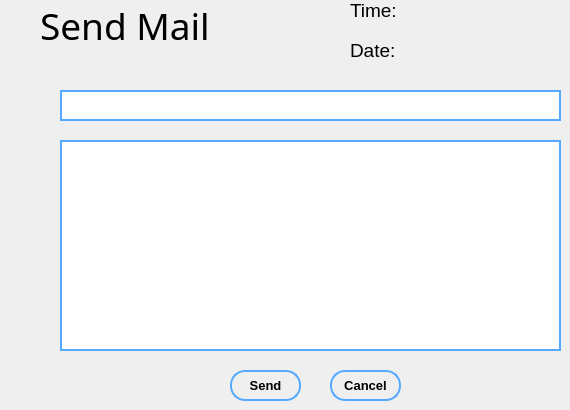
      <widget class="QWidget" name="mail">
       <attribute name="title">
        <string>mail</string>
       </attribute>
       <widget class="QLabel" name="label_34">
        <property name="geometry">
         <rect>
          <x>350</x>
          <y>0</y>
          <width>47</width>
          <height>21</height>
         </rect>
        </property>
        <property name="font">
         <font>
          <pointsize>14</pointsize>
         </font>
        </property>
        <property name="text">
         <string>Time:</string>
        </property>
       </widget>
       <widget class="QLabel" name="label_35">
        <property name="geometry">
         <rect>
          <x>350</x>
          <y>40</y>
          <width>47</width>
          <height>21</height>
         </rect>
        </property>
        <property name="font">
         <font>
          <pointsize>14</pointsize>
         </font>
        </property>
        <property name="text">
         <string>Date:</string>
        </property>
       </widget>
       <widget class="QLabel" name="label_36">
        <property name="geometry">
         <rect>
          <x>40</x>
          <y>-10</y>
          <width>281</width>
          <height>71</height>
         </rect>
        </property>
        <property name="font">
         <font>
          <family>Arial Rounded MT Bold</family>
          <pointsize>28</pointsize>
         </font>
        </property>
        <property name="text">
         <string>Send Mail</string>
        </property>
       </widget>
       <widget class="QLineEdit" name="subjectLineEdit">
        <property name="enabled">
         <bool>true</bool>
        </property>
        <property name="geometry">
         <rect>
          <x>60</x>
          <y>90</y>
          <width>501</width>
          <height>31</height>
         </rect>
        </property>
        <property name="font">
         <font>
          <pointsize>11</pointsize>
         </font>
        </property>
        <property name="styleSheet">
         <string notr="true">#subjectLineEdit
{
		border:2px solid rgb(85, 170, 255);
}</string>
        </property>
       </widget>
       <widget class="QPlainTextEdit" name="plainTextEdit">
        <property name="geometry">
         <rect>
          <x>60</x>
          <y>140</y>
          <width>501</width>
          <height>211</height>
         </rect>
        </property>
        <property name="styleSheet">
         <string notr="true">border:2px solid rgb(85, 170, 255);</string>
        </property>
       </widget>
       <widget class="QPushButton" name="cancelButton_4">
        <property name="geometry">
         <rect>
          <x>330</x>
          <y>370</y>
          <width>71</width>
          <height>31</height>
         </rect>
        </property>
        <property name="font">
         <font>
          <family>Arial</family>
          <pointsize>10</pointsize>
          <weight>75</weight>
          <bold>true</bold>
         </font>
        </property>
        <property name="styleSheet">
         <string notr="true">#cancelButton_4
{
	border-radius:15px;
	background:transparent;
	border:2px solid rgb(85, 170, 255);	
}

#cancelButton_4:hover
{
	background:rgb(85, 170, 255);
}</string>
        </property>
        <property name="text">
         <string>Cancel</string>
        </property>
       </widget>
       <widget class="QPushButton" name="sendMailButton">
        <property name="geometry">
         <rect>
          <x>230</x>
          <y>370</y>
          <width>71</width>
          <height>31</height>
         </rect>
        </property>
        <property name="font">
         <font>
          <family>Arial</family>
          <pointsize>10</pointsize>
          <weight>75</weight>
          <bold>true</bold>
         </font>
        </property>
        <property name="styleSheet">
         <string notr="true">#sendMailButton
{
	border-radius:15px;
	background:transparent;
	border:2px solid rgb(85, 170, 255);
}

#sendMailButton:hover
{
		background:rgb(85, 170, 255);

}</string>
        </property>
        <property name="text">
         <string>Send</string>
        </property>
       </widget>
       <widget class="QLabel" name="date_9">
        <property name="geometry">
         <rect>
          <x>400</x>
          <y>40</y>
          <width>131</width>
          <height>21</height>
         </rect>
        </property>
        <property name="text">
         <string/>
        </property>
       </widget>
       <widget class="QLabel" name="time_10">
        <property name="geometry">
         <rect>
          <x>400</x>
          <y>0</y>
          <width>141</width>
          <height>21</height>
         </rect>
        </property>
        <property name="text">
         <string/>
        </property>
       </widget>
      </widget>
